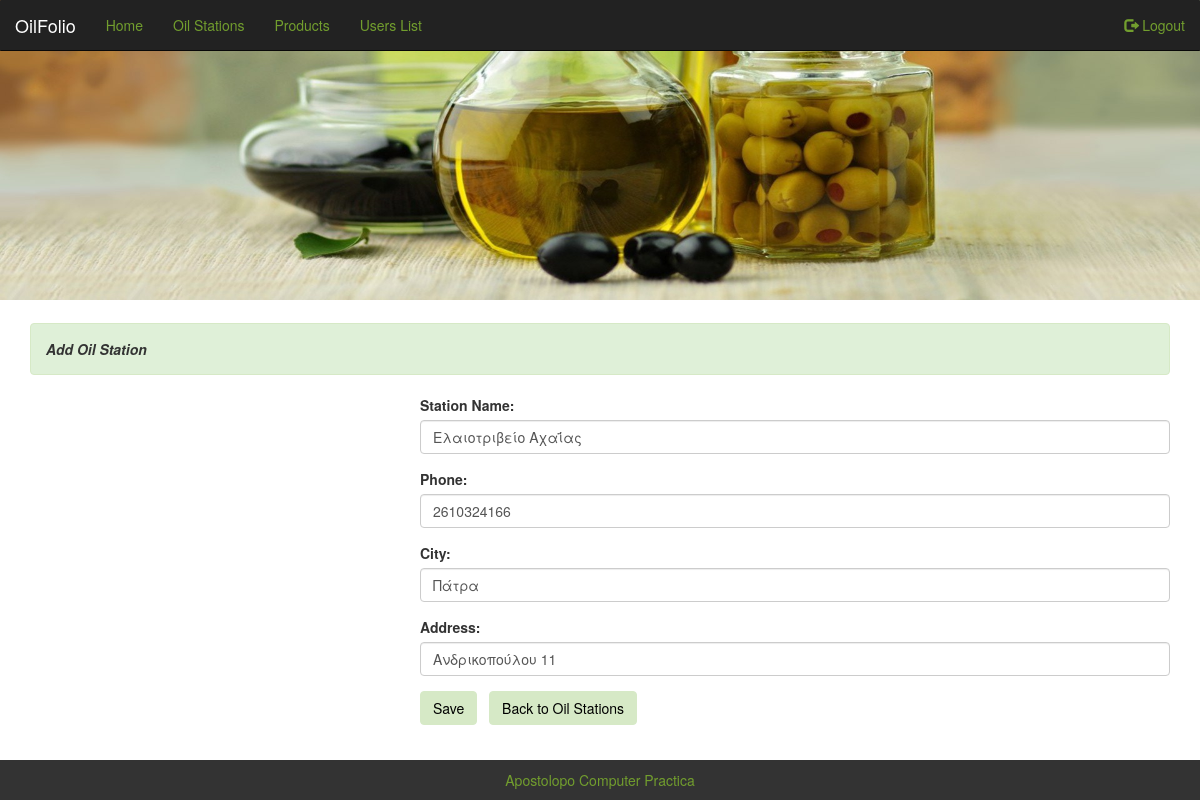
The app's page /edit_station.php?id_st=1 (signed in) with its own data.
### tables this page shows
CREATE TABLE IF NOT EXISTS `oil_stations` (
  `id_st` int(10) NOT NULL AUTO_INCREMENT,
  `st_name` varchar(25) NOT NULL,
  `phone` varchar(25) NOT NULL,
  `city` varchar(20) NOT NULL,
  `address` varchar(25) NOT NULL,
  `longitude` varchar(25) NOT NULL,
  `latitude` varchar(25) NOT NULL,
  PRIMARY KEY (`id_st`),
  UNIQUE KEY `st_name` (`st_name`),
  UNIQUE KEY `st_name_2` (`st_name`)
);

### edit_station.php (the view, shortened to what this page needs)
<?php
include("up.php");
	if ((@$_SESSION['login']==1) and (@$_SESSION['type']=="admin"))
    {
		$q5="select * from oil_stations where id_st=$_GET[id_st]";
		$r5=mysqli_query($conn,$q5);
		$qr5=@mysqli_fetch_array($r5);
		 ?>
			<div class="container">
			  <div class="alert alert-success">
			  <strong>Add Oil Station</strong>
			   </div>
			  <form action="" method="post">
			  <div class="row">
			   <div class="col-md-4">
                <div id="map" style="width:100%; height:300px;"></div>
			   </div>
			    <div class="col-md-8">
				<div class="form-group">
				  <label for="Product Name">Station Name:</label>
				  <input type="text" class="form-control" id="st_name" placeholder="Enter station name" name="st_name" value='<?php echo "$qr5[st_name]";?>'>
				</div>
				<div class="form-group">
				  <label for="phone">Phone:</label>
				  <input type="text" class="form-control" id="phone" placeholder="Enter Phone" name="phone" value='<?php echo "$qr5[phone]";?>'>
				</div>
				<div class="form-group">
				  <label for="city">City:</label>
				  <input type="text" class="form-control" id="city" placeholder="Enter city" name="city" value='<?php echo "$qr5[city]";?>'>
				</div>
				<div class="form-group">
				  <label for="Address">Address:</label>
				  <input type="text" class="form-control" id="address" placeholder="Enter Address" name="address" value='<?php echo "$qr5[address]";?>'>
				</div>
				<button type="submit" class="btn btn1" name="lgnbtn2">Save</button>&nbsp;&nbsp;&nbsp;<a href="oilstations.php"><button type="button" class="btn btn1" name="lgnbtn3">Back to Oil Stations</button></a>
			    </div>
			   </div>
			   </form>
			  </div>
			 <?php
	}else
			 {
				 echo "	<div class=\"container\">
							  <div class=\"alert alert-success\">
							  <strong>Πρέπει να συνδεθείτε!!</strong>
							</div></div> ";
			 }
		 include("footer.php");
		 ?>
 </body>
</html>

### mycss.css (style rules this page uses)
.container { margin-bottom:10px; }
.alert.alert-success { margin-top:2%; color:#333; font-style:italic; }
.btn.btn1 { background-color:#d6e9c6; color:#000; border-color:#d6e9c6; }

### records on screen
oil_stations: st_name "Ελαιοτριβείο Αχαΐας", phone "2610324166", city "Πάτρα", address "Ανδρικοπούλου 11"
